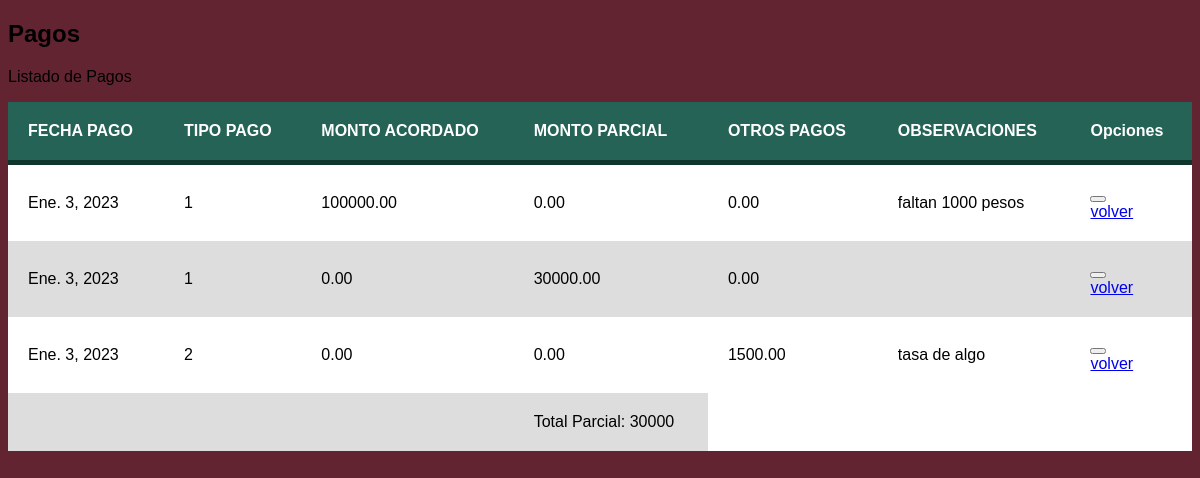
Page /index/lispag/1 on the committed database.
### appsisexp/models.py (models this page shows)
class Pagos(models.Model):
    Pagos_exp = models.ForeignKey(Expedien,on_delete=models.CASCADE,blank=True, null=True)
    Fecha_pago = models.DateField(null=True)
    tpag = [('1','Honrario'),('2','Tasa'),('3','Gasto')]
    Tip_pag = models.CharField(max_length=8,choices=tpag,blank=True)
    Monto_acordado =models.DecimalField(max_digits = 9,decimal_places=2)
    Pago_parcial =models.DecimalField(max_digits = 9,decimal_places=2)
    otro_pago = models.DecimalField(max_digits = 9,decimal_places=2)
    Observacion = models.CharField(max_length=150,blank=True)

### appsisexp/views.py (the view)
# urls.py: path('index/lispag/<int:p>', views.lpagos, name='lispag'),
def lpagos(request,p):
    list_rec = Pagos.objects.filter(Pagos_exp_id=p)
    total = Pagos.objects.filter(Pagos_exp_id=p).aggregate(totalpar=Sum('Pago_parcial'))
    return render(request,"pagos.html", locals())

### appsisexp/templates/pagos.html (shortened to what this page needs)
{% load static %}
<!DOCTYPE html>
<html lang="en">
<head>
	<link rel="stylesheet" href="{% static 'expedien/css/tabla.css' %}">
</head>
<body>
                <article class="content responsive-tables-page">
                    <div class="title-block">
                        <h1 class="title"> Pagos </h1>
                        <p class="title-description"> Listado de Pagos </p>
                    </div>
                            <div class="col-md-12">
                                <div class="card">
                                    <div class="card-block">
                                        <section class="example">
                                            <div class="table-responsive">
                                                <table id="example2" class="table table-striped table-bordered table-hover">
                                                    <thead>
                                                        <tr>
                                                            <th>FECHA PAGO</th>
                                                            <th>TIPO PAGO</th>
                                                            <th>MONTO ACORDADO</th>
                                                            <th>MONTO PARCIAL</th>
                                                            <th>OTROS PAGOS</th>
                                                            <th>OBSERVACIONES</th>
                                                            <th>Opciones</th>
                                                        </tr>
                                                    </thead>
                                                    <tbody>
                                                    	{% for fila in list_rec %}
                                                        <tr>
                                                            <td>{{ fila.Fecha_pago }}
                                                            <td>{{ fila.Tip_pag }}</td>
                                                            <td>{{ fila.Monto_acordado}}</td>
                                                            <td>{{ fila.Pago_parcial }}</td>
                                                            <td>{{ fila.otro_pago }}</td>
                                                            <td>{{ fila.Observacion }}</td>
                                                            <td>
                                                    <div class="btn-group">
                                                <button type="button" class="btn btn-info dropdown-toggle" data-toggle="dropdown" aria-haspopup="true" aria-expanded="false"></button>
                                                <div class="dropdown-menu">
                                                    <a class="dropdown-item" href="#">volver</a>
                                                </div>
                                                     </div>
                                                        </tr>
                                                        {% endfor %}
                                                        <td> </td>
                                                        <td> </td>
                                                        <td> </td>
                                                        <td>Total Parcial:  {{ total.totalpar }}</td>
                                                    </tbody>
                                                </table>
                                            </div>
                                        </section>
                                    </div>
                                </div>
                            </div>
                </article>
  </body>
</html>

### static/expedien/css/tabla.css (style rules this page uses)
body { background-color: #632432; font-family: Arial; }
table { background-color: white; text-align: left; border-collapse: collapse; width: 100%; }
th, td { padding: 20px; }
thead { background-color: #246355; border-bottom: solid 5px #0F362D; color: white; }
tr:nth-child(even) { background-color: #ddd; }

### rows in the picture
Pagos: Fecha_pago "Ene. 3, 2023", Tip_pag "1", Monto_acordado "100000.00", Pago_parcial "0.00", otro_pago "0.00", Observacion "faltan 1000 pesos"
Pagos: Fecha_pago "Ene. 3, 2023", Tip_pag "1", Monto_acordado "0.00", Pago_parcial "30000.00", otro_pago "0.00"
Pagos: Fecha_pago "Ene. 3, 2023", Tip_pag "2", Monto_acordado "0.00", Pago_parcial "0.00", otro_pago "1500.00", Observacion "tasa de algo"

### other values in the picture
{{ total.totalpar }} "30000"
